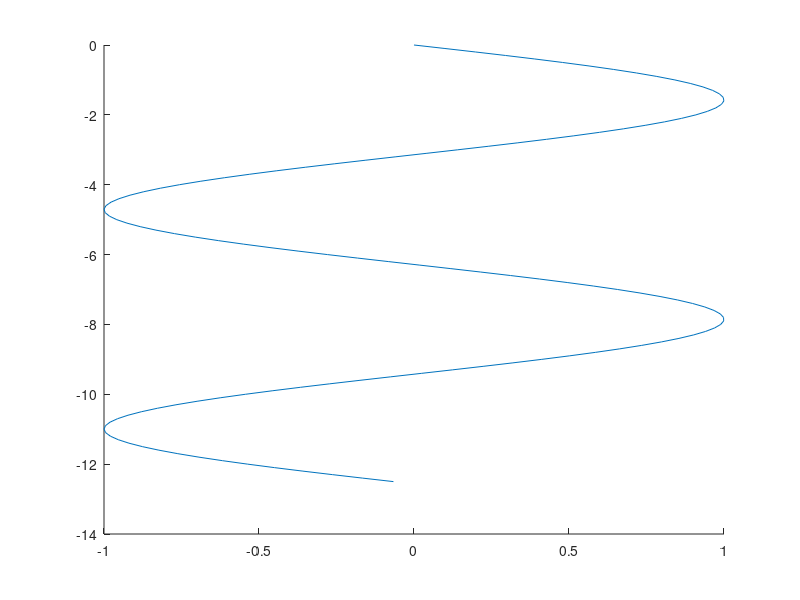

MATLAB code for this plot: (Note: this script raises an error after producing the figure.)
%% DMP_discrete: following the studywolf implementation
% Natasha Rouse (April 2021)
close all
clear all
clc
tic

%% Set parameters
dt = 0.01; %time increment
bfs = 10;
n_dmps = 2;
tau = 1; %time scale
% timesteps = 100;

%DESIRED TRAJECTORY
% desired_traj = [-5:0,0:-1:-5;-2*(-5:0),2*(0:-1:-5)]'; %zig zag
% desired_traj = [sin(-2*pi:0.1:2*pi); -2*pi:0.1:2*pi]'; %Upward sine wave
desired_traj = [sin(-2*pi:0.1:2*pi); 0:-0.1:-12.5]'; %Downward sine wave
figure(4)
line(desired_traj(:,1),desired_traj(:,2))

D = dmp_init(n_dmps,bfs,dt,desired_traj(1,:),desired_traj(end,:));

%CENTERS FOR BFS
% %From Schaal
% t = (0:1/(D.bfs-1):1)*0.5;
% D.c = exp(-D.cs.ax*t);
%From studywolf
c = linspace(0,D.cs.runtime,D.bfs);
for i = 1:length(c)
    D.c(i) = exp(-D.cs.ax*c(i));
end
% %From SMP paper
% D.c = logspace(log10(1), log10(.01), bfs);

%VARIANCE OF BFS (TRIAL AND ERROR)
%From studywolf
D.h = ones(1,D.bfs)*D.bfs^1.5 ./ D.c/D.cs.ax;
% %From Schaal
% D.h = (diff(D.c*0.5)).^2;
% D.h = 1./[D.h,D.h(end)];
% %From SMP paper
% D.h = linspace(log10(.3),log10(.002), bfs);

%Check Offset
if abs(D.y0-D.goal)<1e-4
    D.goal = D.goal + 1e-4;
end

[D,y_des] = imitate_path(D,desired_traj);
[D,y,yd,ydd] = dmp_rollout(D,tau);


figure(5)
 clf(5)
 figure(5)
plot(y(:,1),y(:,2))

toc
    
%% DMP initialization
function dmp = dmp_init(n_dmps,bfs,dt,y0,goal,w,ay,by)

%state variables
dmp.z       = 0;
dmp.y       = 0; 
dmp.x       = 0;
dmp.v       = 0;
dmp.zd      = 0;
dmp.yd      = 0; 
dmp.xd      = 0;
dmp.vd      = 0;
dmp.ydd     = 0;

dmp.n_dmps = n_dmps;
dmp.bfs = bfs;
dmp.dt = dt;
dmp.y0 = ones(1,n_dmps).*y0;
dmp.goal = ones(1,n_dmps).*goal;
if nargin<6
    dmp.w = zeros(n_dmps,bfs);
else
    dmp.w = w;
end
if nargin<7
    dmp.ay = ones(1,n_dmps)*25;
else
    dmp.ay = ay;
end
if nargin<8
    dmp.by = dmp.ay / 4;
else
    dmp.by = by;
end

%Canonical state variables
dmp.cs.ax = 1;
dmp.cs.runtime = 1;
dmp.cs.dt = dt;
dmp.cs.timesteps = dmp.cs.runtime / dmp.cs.dt;
dmp.cs.x = 1;

dmp = dmp_reset(dmp);
end

%% DMP rollout
function [dmp,y_track,dy_track,ddy_track] = dmp_rollout(dmp,tau)
dmp = dmp_reset(dmp);

if (tau)
    dmp.cs.timesteps = dmp.cs.timesteps/tau;
end

%set up tracking vectors
y_track = zeros(dmp.cs.timesteps,dmp.n_dmps);
dy_track = zeros(dmp.cs.timesteps,dmp.n_dmps);
ddy_track = zeros(dmp.cs.timesteps,dmp.n_dmps);


for t = 1:dmp.cs.timesteps
    %run and record timesteps
    [dmp,y_track(t,:),dy_track(t,:),ddy_track(t,:)] = dmp_step(dmp,0,0);
end
end

%% DMP reset
function dmp = dmp_reset(dmp)
dmp.y = dmp.y0;
dmp.yd = zeros(1,dmp.n_dmps);
dmp.ydd = zeros(1,dmp.n_dmps);
dmp.cs.x = 1;
end

%% DMP step
function [dmp,y,yd,ydd] = dmp_step(dmp,error,external_force)
%run the DMP system for a single timestep
tau = 1; %scales the timestep. Increase tau to make the system execute faster
error_coupling = 1/(1+error); %error is optional system feedback

%run canonical system
% x = dmp.cs.x + (-dmp.cs.ax*dmp.cs.x*error_coupling)*tau*dmp.cs.dt;
% dmp.cs.x = x;
[dmp,x] = cs_step(dmp,tau,error_coupling);

%generate basis function activation
psi = exp(-dmp.h .* (x-dmp.c).^2);
% dmp.w
for i = 1:dmp.n_dmps
    %generate forcing term
    f = (x*(dmp.goal(i)-dmp.y0(i)))*dot(psi,dmp.w(i,:));
    if abs(sum(psi)) > 1e-6
        f = f/sum(psi);
    end
    %dmp acceleration
    dmp.ydd(i) = dmp.ay(i)*(dmp.by(i)*dmp.goal(i) - dmp.y(i) - dmp.yd(i)) + f;
    if (external_force)
        dmp.ydd(i) = dmp.ydd(i) + external_force;
    end
    dmp.yd(i) = dmp.yd(i) + dmp.ydd(i)*tau*dmp.dt*error_coupling;
    dmp.y(i) = dmp.y(i) + dmp.yd(i)*tau*dmp.dt*error_coupling;
end
y = dmp.y;
yd = dmp.yd;
ydd = dmp.ydd;
end

%% Canonical System step
function [dmp,x_state] = cs_step(dmp,tau,error_coupling)
% generate a single step of x for discrete (potentially closed) loop
% movements. Decaying from 1 to 0 according to dx = -ax*x.

%tau: gain on execution time. increase to make system execute faster.
%error_coupling: slow down if the error is > 1
% (-dmp.cs.ax*dmp.cs.x*error_coupling)*tau*dmp.cs.dt
x_state = dmp.cs.x + (-dmp.cs.ax*dmp.cs.x*error_coupling)*tau*dmp.cs.dt;
dmp.cs.x = x_state;
end

%% CS rollout
function [dmp,x_track] = cs_rollout(dmp,tau,error_coupling)
if nargin == 1
    tau = 1;
    error_coupling = 1;
end
x_track = zeros(dmp.cs.timesteps,1);
%reset CS
dmp.cs.x = 1;
for t = 1:dmp.cs.timesteps
    [dmp,dmp.cs.x] = cs_step(dmp,tau,error_coupling);
    x_track(t) = dmp.cs.x;
end
end

%% Imitate path
function [dmp,y_des] = imitate_path(dmp,y_des)
%take in a desired trajectory and generate the set of system parameters to
%best realize this path

%set initial state and goal
dmp.y0 = y_des(1,:);
dmp.y_des = y_des;
dmp.goal = y_des(end,:);
if abs(dmp.y0-dmp.goal)<1e-4
    dmp.goal = dmp.goal + 1e-4;
end

path = zeros(dmp.n_dmps,dmp.cs.timesteps);
x = linspace(0,dmp.cs.runtime,length(y_des));
for i = 1:dmp.n_dmps
    for t = 1:dmp.cs.timesteps
        path(i,t) = interp1(x,y_des(:,i),t*dmp.cs.dt);
    end
end
y_des = path';

%calculate velocity of y_des with central difference
dy_des = (gradient(y_des))/dmp.cs.dt;
%calculate acceleration of y_des
ddy_des = gradient(dy_des)/dmp.cs.dt;

f_target = zeros(length(y_des),dmp.n_dmps);
%find the force required to move along this trajectory
for k = 1:dmp.n_dmps
    f_target(:,k) = ddy_des(:,k) - dmp.ay(k)*(dmp.by(k)*(dmp.goal(k)-y_des(:,k))...
        -dy_des(:,k));
end

%efficiently generate weights to realize f_target
dmp = generate_weights(dmp,f_target);

[dmp,x_track] = cs_rollout(dmp);
psi_track = exp(-dmp.h .* (x_track-dmp.c).^2);

%Show Plot
figure(1)
 clf(1)
 figure(1)
%Basis function activations
subplot(2,2,1)
title('Basis Functions')
% plot(psi_track)
hold on
for num = 1:size(psi_track,2)
    plot(psi_track(:,num))
end

%Weighted basis functions
subplot(2,2,2)
title('Weighted Basis Functions')
hold on
for bf = 1:size(psi_track,2)
    plot(psi_track(:,bf)*dmp.w(1,bf),'-')
    plot(psi_track(:,bf)*dmp.w(2,bf),'.')
end

%Plot desired forcing function vs approx
subplot(2,2,3)
title('Desired DMP forcing function')
hold on
for n = 1:dmp.n_dmps
    plot(f_target(:,n),'--')
end
% legend('f_{target}`','w*psi')

%approx forcing function
subplot(2,2,4)
title('Approx DMP forcing function')
hold on
for m = 1:dmp.n_dmps
    plot((psi_track*dmp.w(m,:)')*dmp.cs.dt)
end

psi_plot = psi_track*dmp.w'*dmp.cs.dt;

%Spatial forcing function
figure(2)
 clf(2)
 figure(2)
subplot(1,2,1)
title('Spatial desired forcing function')
plot(f_target(:,1),f_target(:,2),'--')

subplot(1,2,2)
title('Spatial approx. forcing function')
plot(psi_plot(:,1),psi_plot(:,2),'-')
end

%% Generate Weights
function dmp = generate_weights(dmp,f_target)

%calculate x & psi
[dmp,x_track] = cs_rollout(dmp);
psi_track = exp(-dmp.h .* (x_track-dmp.c).^2);
%efficiently calculate bf weights using weighted linear regression
dmp.w = zeros(dmp.n_dmps,dmp.bfs);

for i = 1:dmp.n_dmps
    %spatial scaling term
    k = dmp.goal(i) - dmp.y0(i);
    for j = 1:dmp.bfs
        numer = sum(x_track.*psi_track(:,j).*f_target(:,i));
        denom = sum(x_track.^2 .* psi_track(:,j));
        dmp.w(i,j) = numer/denom;
        if abs(k)>1e-5
            dmp.w(i,j) = dmp.w(i,j)/k;
        end
    end
end
dmp.w(isnan(dmp.w))=0;
end

